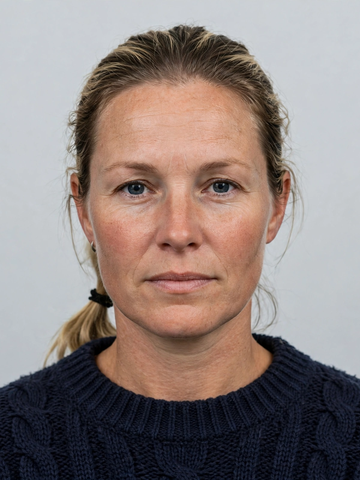
#> input picture assets/portrait.png, 360 x 480 px
$ python main.py
#> lines starting #> are read from the running program, lines starting #| are printed output that depends on the picture
#!/usr/bin/env python3
"""Passport of the Republic of Ostravane — invented passport spread.

Renders one 1024x724 PNG to /output/entry.png (or ./entry.png when run
locally). No network. All text is drawn programmatically so dates, stamps
and issue details agree exactly; the portrait is a bundled asset.
"""
import os
import random
from pathlib import Path

from PIL import Image, ImageDraw, ImageFont, ImageFilter

HERE = Path(__file__).resolve().parent
ASSETS = HERE / "assets"

W, H = 1024, 724
PAPER = (244, 236, 218)
PAPER_DARK = (232, 222, 198)
INK = (28, 32, 48)
INK_SOFT = (58, 62, 78)
RULE = (120, 110, 88)
BLUE = (28, 64, 128)
VIOLET = (96, 48, 128)
RED = (168, 32, 32)
TEAL = (18, 90, 92)


def font(name, size):
    return ImageFont.truetype(str(ASSETS / name), size)


# ---------------------------------------------------------------- MRZ
def _mrz_val(ch):
    if ch == "<":
        return 0
    if ch.isdigit():
        return int(ch)
    return ord(ch) - 55  # A=10 .. Z=35


def _mrz_check(s):
    total = 0
    for i, ch in enumerate(s):
        total += _mrz_val(ch) * (7, 3, 1)[i % 3]
    return str(total % 10)


def mrz_lines():
    line1 = "P<OSTHALVORSDATTER<<MAREN<SOLVEIG"
    line1 = (line1 + "<" * 44)[:44]
    doc = "OS4471902"
    dob = "880314"      # 14 MAR 1988
    exp = "350602"      # 02 JUN 2035
    opt = "<" * 15
    body = doc + _mrz_check(doc) + "OST" + dob + _mrz_check(dob) + "F" + exp + _mrz_check(exp) + opt
    line2 = body + _mrz_check(body)
    assert len(line1) == 44 and len(line2) == 44, (len(line1), len(line2))
    return line1, line2


# ---------------------------------------------------------------- helpers
def text(d, xy, s, f, fill=INK, anchor="la", spacing=0):
    d.text(xy, s, font=f, fill=fill, anchor=anchor, spacing=spacing)


def letterspaced(d, xy, s, f, fill, spacing_px):
    """Draw text with extra tracking, left anchored at xy."""
    x, y = xy
    for ch in s:
        d.text((x, y), ch, font=f, fill=fill)
        x += d.textlength(ch, font=f) + spacing_px
    return x


def rule(d, x0, y, x1, color=RULE, width=1):
    d.line([(x0, y), (x1, y)], fill=color, width=width)


def draw_emblem(d, cx, cy, s, color=INK):
    """Lighthouse over waves inside a double ring — Ostravane's arms."""
    r = s // 2
    d.ellipse([cx - r, cy - r, cx + r, cy + r], outline=color, width=2)
    d.ellipse([cx - r + 5, cy - r + 5, cx + r - 5, cy + r - 5], outline=color, width=1)
    # tower
    tw = s * 0.10
    d.polygon([(cx - tw, cy + r * 0.55), (cx - tw * 0.7, cy - r * 0.45),
               (cx + tw * 0.7, cy - r * 0.45), (cx + tw, cy + r * 0.55)], fill=color)
    d.rectangle([cx - tw * 0.9, cy - r * 0.62, cx + tw * 0.9, cy - r * 0.45], fill=color)
    # waves
    for k, wy in enumerate((0.28, 0.48)):
        y = cy + r * wy
        pts = []
        for i in range(21):
            xx = cx - r * 0.72 + i * (r * 1.44 / 20)
            yy = y + (4 if i % 2 == 0 else -4)
            pts.append((xx, yy))
        d.line(pts, fill=color, width=2)


def stamp(img, cx, cy, lines, color, angle, w=208, h=76, fsize=15):
    """A rotated rectangular border-control stamp on its own layer."""
    layer = Image.new("RGBA", (w + 40, h + 40), (0, 0, 0, 0))
    sd = ImageDraw.Draw(layer)
    sd.rounded_rectangle([6, 6, w + 34, h + 34], radius=8,
                         outline=color + (235,), width=2)
    sd.rounded_rectangle([10, 10, w + 30, h + 30], radius=6,
                         outline=color + (235,), width=1)
    f = font("sans-bold.ttf", fsize)
    fs = font("sans.ttf", fsize - 2)
    y = 14
    for i, ln in enumerate(lines):
        ff = f if i == 0 else fs
        tw = sd.textlength(ln, font=ff)
        sd.text(((w + 40 - tw) / 2, y), ln, font=ff, fill=color + (235,))
        y += fsize + 3
    layer = layer.rotate(angle, resample=Image.BICUBIC, expand=False)
    img.paste(layer, (int(cx - (w + 40) / 2), int(cy - (h + 40) / 2)), layer)


def paper_base():
    rng = random.Random(20250602)
    img = Image.new("RGB", (W, H), PAPER)
    d = ImageDraw.Draw(img, "RGBA")
    # faint mottling
    for _ in range(900):
        x = rng.randint(0, W - 1)
        y = rng.randint(0, H - 1)
        a = rng.randint(4, 12)
        d.ellipse([x, y, x + 3, y + 3], fill=(190, 175, 140, a))
    # vignette
    vig = Image.new("L", (W, H), 0)
#> vig: PIL image 1024x724 L; every value is 0
    vd = ImageDraw.Draw(vig)
    vd.rectangle([0, 0, W, H], fill=0)
    vd.ellipse([-120, -120, W + 120, H + 120], fill=60)
    vig = vig.filter(ImageFilter.GaussianBlur(90))
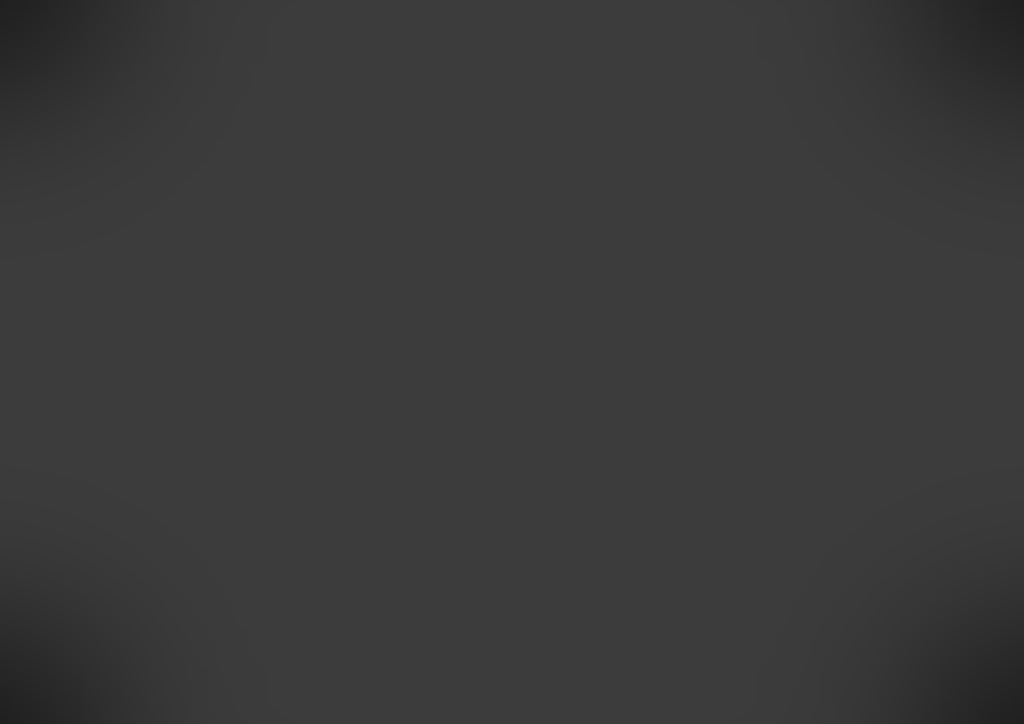
#> vig: PIL image 1024x724 L; min 32, max 60, mean 58.1
    dark = Image.new("RGB", (W, H), (168, 150, 112))
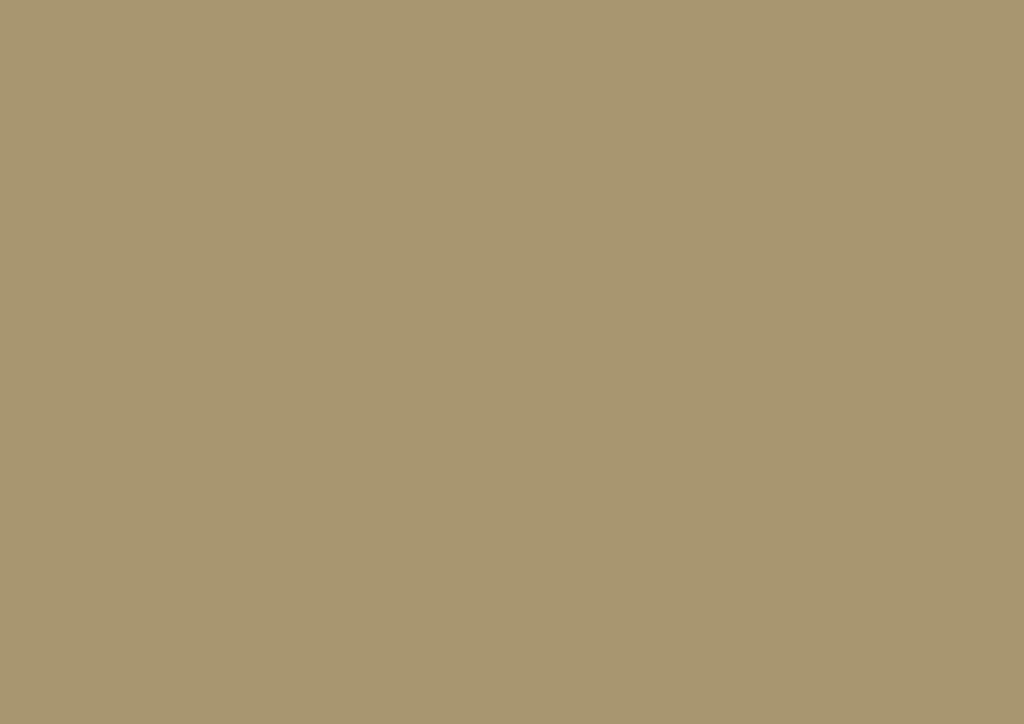
#> dark: PIL image 1024x724 RGB; mean R, G, B 168, 150, 112
    img = Image.composite(dark, img, vig.point(lambda v: v // 4))
    return img


def build():
    img = paper_base()
    d = ImageDraw.Draw(img, "RGBA")

    # outer double border + centre fold
    d.rectangle([14, 14, W - 15, H - 15], outline=RULE, width=2)
    d.rectangle([20, 20, W - 21, H - 21], outline=RULE, width=1)
    d.line([(W // 2, 22), (W // 2, H - 22)], fill=(150, 138, 108), width=1)
    d.line([(W // 2 + 2, 22), (W // 2 + 2, H - 22)], fill=(255, 250, 235, 90), width=1)

    # ============================== LEFT PAGE: data page =================
    x0, x1 = 34, W // 2 - 14
    # header
    draw_emblem(d, 78, 66, 56)
    letterspaced(d, (116, 44), "REPUBLIC OF OSTRAVANE",
                 font("serif-bold.ttf", 21), INK, 2)
    text(d, (116, 72), "LÝÐVELDIÐ OSTRAVANE  ·  PASSPORT  ·  VEGABRÉF",
         font("sans.ttf", 11), INK_SOFT)
    rule(d, x0, 100, x1, RULE, 2)
    rule(d, x0, 103, x1, RULE, 1)

    # portrait
    px, py, pw, ph = 44, 118, 186, 248
    portrait = Image.open(ASSETS / "portrait.png").convert("RGB")
#> portrait is the input picture: PIL image 360x480 RGB; mean R, G, B 141.7, 128.8, 125.4
    portrait = portrait.resize((pw, ph), Image.LANCZOS)
#> portrait: PIL image 186x248 RGB
    img.paste(portrait, (px, py))
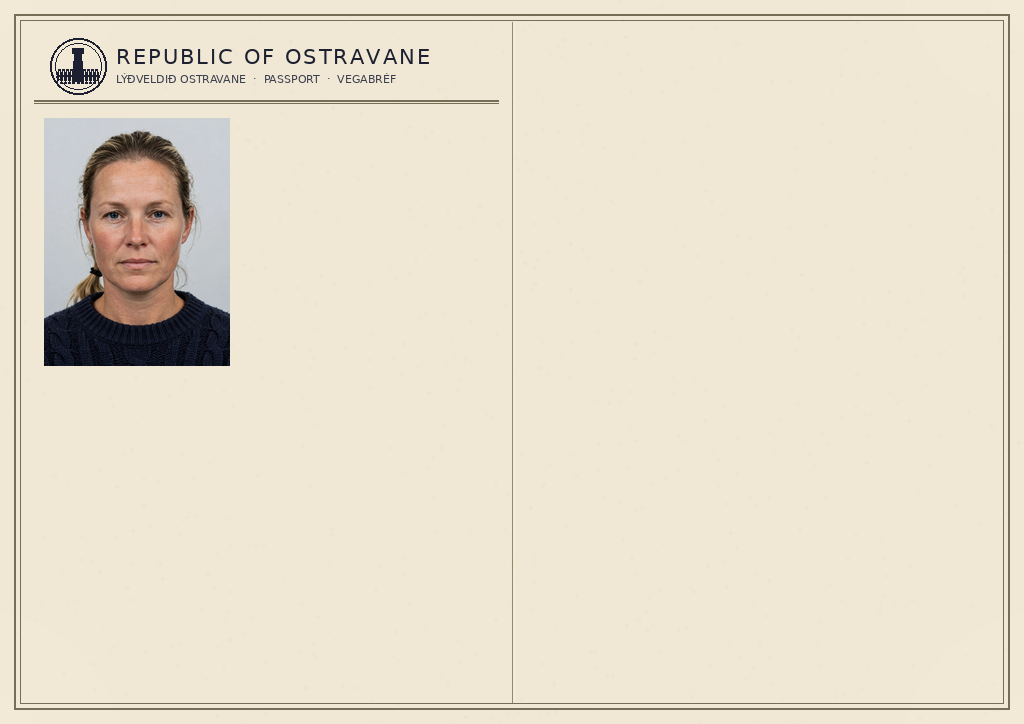
#> img: PIL image 1024x724 RGB; mean R, G, B 231.1, 222, 204.1
    d.rectangle([px, py, px + pw, py + ph], outline=INK, width=2)
    d.rectangle([px + 4, py + 4, px + pw - 4, py + ph - 4], outline=(255, 255, 255, 120), width=1)
    # ghost image / security mark
    d.ellipse([px + pw - 34, py + ph - 34, px + pw - 6, py + ph - 6],
              outline=(255, 255, 255, 160), width=2)
    text(d, (px + pw - 20, py + ph - 27), "OS", font("sans-bold.ttf", 11),
         fill=(255, 255, 255, 200), anchor="mm")
    # signature under portrait
    text(d, (px + pw // 2, py + ph + 12), "Maren Halvorsdatter",
         font("serif-italic.ttf", 21), INK, anchor="ma")
    rule(d, px, py + ph + 38, px + pw, RULE, 1)
    text(d, (px + pw // 2, py + ph + 42), "HOLDER'S SIGNATURE",
         font("sans.ttf", 9), INK_SOFT, anchor="ma")

    # data fields
    fx = 252
    fields = [
        ("SURNAME", "HALVORSDATTER"),
        ("GIVEN NAMES", "MAREN SOLVEIG"),
        ("NATIONALITY", "OSTRAVANESE"),
        ("DATE OF BIRTH", "14 MAR 1988"),
        ("PLACE OF BIRTH", "GULLHAVEN"),
        ("SEX", "F"),
        ("HEIGHT", "172 cm"),
        ("DATE OF ISSUE", "02 JUN 2025"),
        ("DATE OF EXPIRY", "02 JUN 2035"),
        ("AUTHORITY", "GULLHAVEN PASSPORT OFFICE"),
        ("DOCUMENT No.", "OS 4471 902"),
    ]
    y = 116
    for label, value in fields:
        text(d, (fx, y), label, font("sans.ttf", 9), INK_SOFT)
        text(d, (fx, y + 12), value, font("sans-bold.ttf", 15), INK)
        y += 33
#> after the loop, y = 479

    # Observations box fills the lower data page and ties the story together
    ob0, ob1 = y + 6, 606
#> ob0 = 485; ob1 = 606
    d.rectangle([fx, ob0, x1, ob1], outline=RULE, width=1)
    text(d, (fx + 10, ob0 + 8), "OBSERVATIONS", font("sans-bold.ttf", 11), INK)
    text(d, (fx + 10, ob0 + 28), "This passport is also the holder's Seaman's",
         font("sans.ttf", 12), INK)
    text(d, (fx + 10, ob0 + 46), "Book (see endorsement overleaf). Finger-",
         font("sans.ttf", 12), INK)
    text(d, (fx + 10, ob0 + 64), "prints held on file at Gullhaven.",
         font("sans.ttf", 12), INK)
    text(d, (fx + 10, ob0 + 86), "Valid for all countries.",
         font("sans.ttf", 12), INK)

    # MRZ
    mrz1, mrz2 = mrz_lines()
    my = H - 96
    rule(d, x0, my - 12, x1, RULE, 1)
    text(d, (x0, my), mrz1, font("mono.ttf", 15), INK)
    text(d, (x0, my + 20), mrz2, font("mono.ttf", 15), INK)
    text(d, (x0, my + 44), "P<OST  ·  Machine-readable zone — holder is a seafarer; see endorsement overleaf",
         font("sans.ttf", 9), INK_SOFT)

    # ============================== RIGHT PAGE: visas & stamps ============
    x0, x1 = W // 2 + 14, W - 34
    letterspaced(d, (x0, 44), "VISAS AND ENDORSEMENTS",
                 font("serif-bold.ttf", 19), INK, 2)
    text(d, (x0, 70), "VEGABRÉF — STAMPS OF NEIGHBOURING STATES",
         font("sans.ttf", 11), INK_SOFT)
    rule(d, x0, 100, x1, RULE, 2)
    rule(d, x0, 103, x1, RULE, 1)

    # One coherent voyage: issued 02 JUN 2025 in Gullhaven; every stamp
    # after that date, departures and arrivals alternating in order.
    stamps = [
        # (cx, cy, lines, colour, angle)
        (x0 + 112, 158, ["DEPARTURE", "GULLHAVEN — OSTRAVANE", "18 JUN 2025"], BLUE, -4),
        (x0 + 344, 158, ["ARRIVAL", "TÓRSHAVN — FAROE IS.", "19 JUN 2025"], VIOLET, 3),
        (x0 + 112, 252, ["DEPARTURE", "TÓRSHAVN — FAROE IS.", "02 JUL 2025"], BLUE, 3),
        (x0 + 344, 252, ["ARRIVAL", "BERGEN — NORWAY", "04 JUL 2025"], VIOLET, -3),
        (x0 + 112, 346, ["DEPARTURE", "BERGEN — NORWAY", "21 JUL 2025"], BLUE, -2),
        (x0 + 344, 346, ["ARRIVAL", "GULLHAVEN — OSTRAVANE", "22 JUL 2025"], RED, 4),
    ]
    for cx, cy, lines, color, angle in stamps:
        stamp(img, cx, cy, lines, color, angle)
#> this loop made 6 passes
#> pass 1, in stamp, `layer = layer.rotate(angle, resample=Image.BICUBIC, expand=False)`:
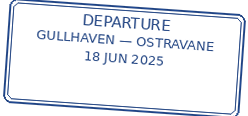
#> layer: PIL image 248x116 RGBA; mean R, G, B, A 4.7, 11.3, 23.5, 25.2; transparent parts drawn white
#> after the loop:
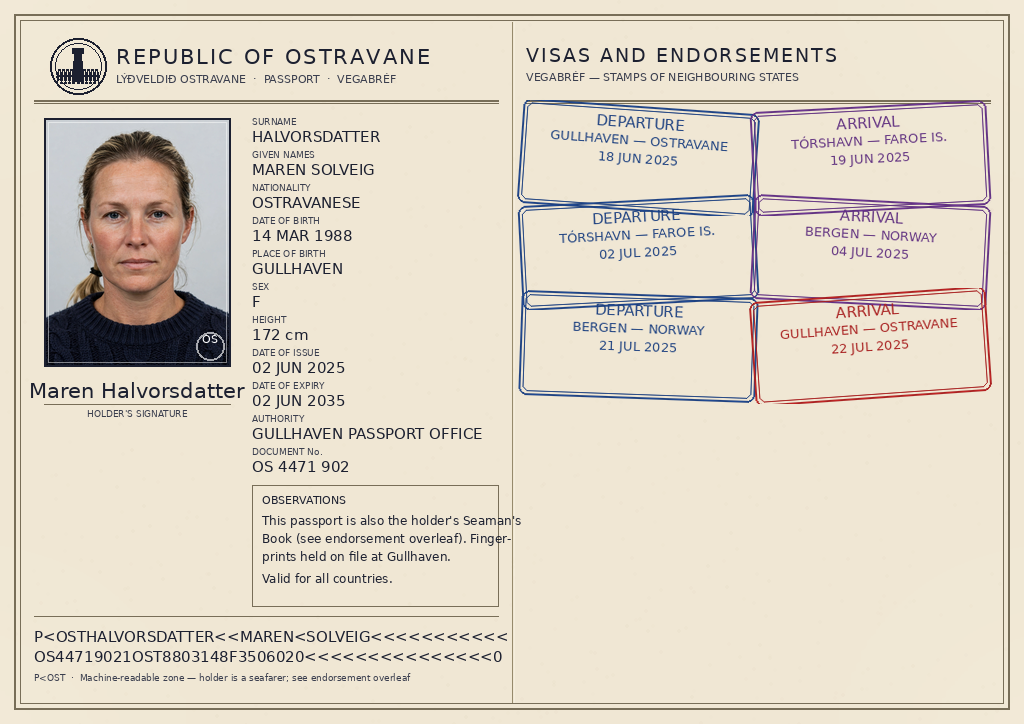
#> img: PIL image 1024x724 RGB; mean R, G, B 223.1, 214, 198.4

    # Crew visa line under the stamps
    text(d, ((x0 + x1) // 2, 396), "CREW VISA — MV SKERRY LIGHT · TÓRSHAVN–BERGEN · ONE VOYAGE",
         font("sans-bold.ttf", 11), TEAL, anchor="ma")
    rule(d, x0, 420, x1, RULE, 1)

    # Seafarer's endorsement — the telling paperwork detail
    ey0, ey1 = 436, H - 92
    d.rectangle([x0, ey0, x1, ey1], outline=INK, width=2)
    d.rectangle([x0 + 4, ey0 + 4, x1 - 4, ey1 - 4], outline=RULE, width=1)
    text(d, (x0 + 16, ey0 + 12), "SEAFARER'S ENDORSEMENT",
         font("sans-bold.ttf", 15), INK)
    text(d, (x0 + 16, ey0 + 36),
         "Holder is rated Able Seaman. This passport serves as",
         font("sans.ttf", 13), INK)
    text(d, (x0 + 16, ey0 + 56),
         "Seaman's Book No. SB-4471, and is valid for signing on",
         font("sans.ttf", 13), INK)
    text(d, (x0 + 16, ey0 + 76),
         "any Ostravane-registered vessel without further visa.",
         font("sans.ttf", 13), INK)
    text(d, (x0 + 16, ey0 + 100),
         "Gildir sem sjómaður — valid as a seaman.",
         font("serif-italic.ttf", 12), INK_SOFT)
    # Light Dues fee stamp, bottom-right inside the box
    stamp(img, x1 - 110, ey1 - 48, ["LIGHT DUES PAID", "12 KR · GULLHAVEN", "02 JUN 2025"],
          RED, -6, w=170, h=52, fsize=12)
#> in stamp (call 7), `layer = Image.new("RGBA", (w + 40, h + 40), (0, 0, 0, 0))`: layer: PIL image 210x92 RGBA; every value is 0
#> the loop in stamp (call 7), `for i, ln in enumerate(lines):` made 3 passes
#> tw on passes 1 to 3: 104.2, 99.5, 62.25
#> after the loop in stamp (call 7), `for i, ln in enumerate(lines):`: y = 59
#> in stamp (call 7), `layer = layer.rotate(angle, resample=Image.BICUBIC, expand=False)`:
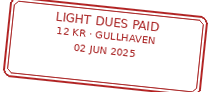
#> layer: PIL image 210x92 RGBA; mean R, G, B, A 34.3, 5.8, 5.8, 27.1; transparent parts drawn white
#> in stamp (call 7), `img.paste(layer, (int(cx - (w + 40) / 2), int(cy - (h + 40) / 2)), lay..`:
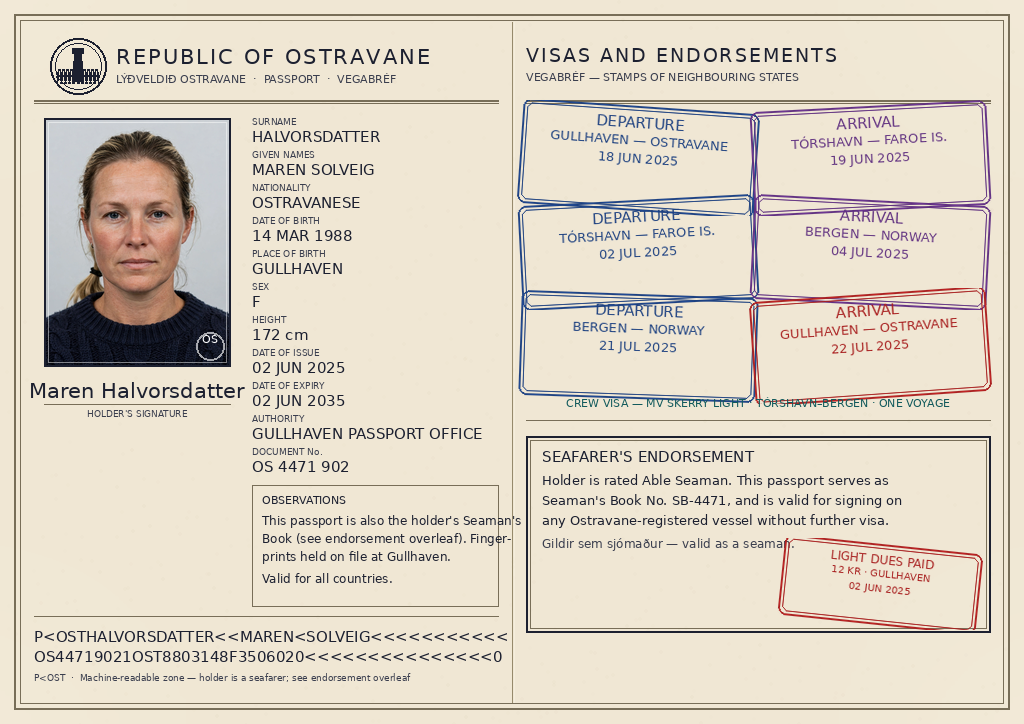
#> img: PIL image 1024x724 RGB; mean R, G, B 220.6, 211.3, 196
    text(d, (x0 + 16, ey1 - 22),
         "Harbour dues collected at every light.",
         font("sans.ttf", 10), INK_SOFT)

    # footer
    text(d, ((x0 + x1) // 2, H - 78),
         "This passport is the property of the Republic of Ostravane.",
         font("sans.ttf", 9), INK_SOFT, anchor="ma")
    text(d, ((x0 + x1) // 2, H - 62),
         "If found, return to any Ostravane harbour office or consulate.",
         font("sans.ttf", 9), INK_SOFT, anchor="ma")
    return img


def main():
    img = build()
    out = Path(os.environ.get("OUTPUT_PATH", "/output/entry.png"))
    if not out.parent.exists():
        out = Path("entry.png")
    img.save(out, format="PNG", optimize=True)
#> (the run stopped early here; a loop or call above may not have finished)
